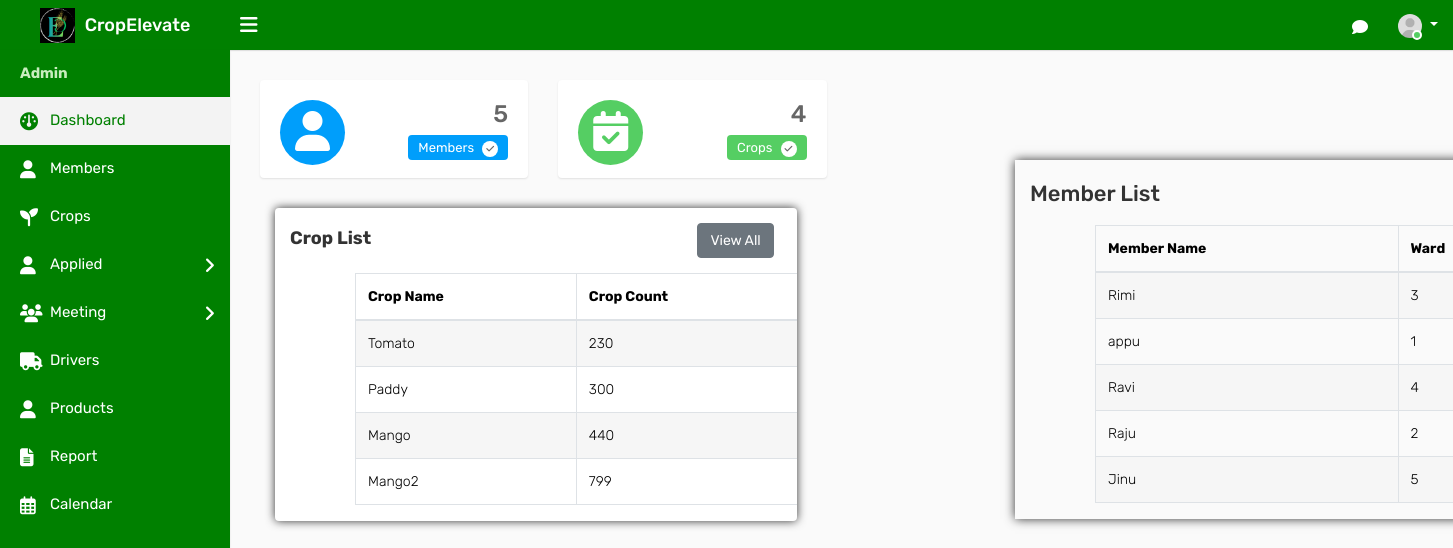
/adindex, run on an earlier commit of the app's database.
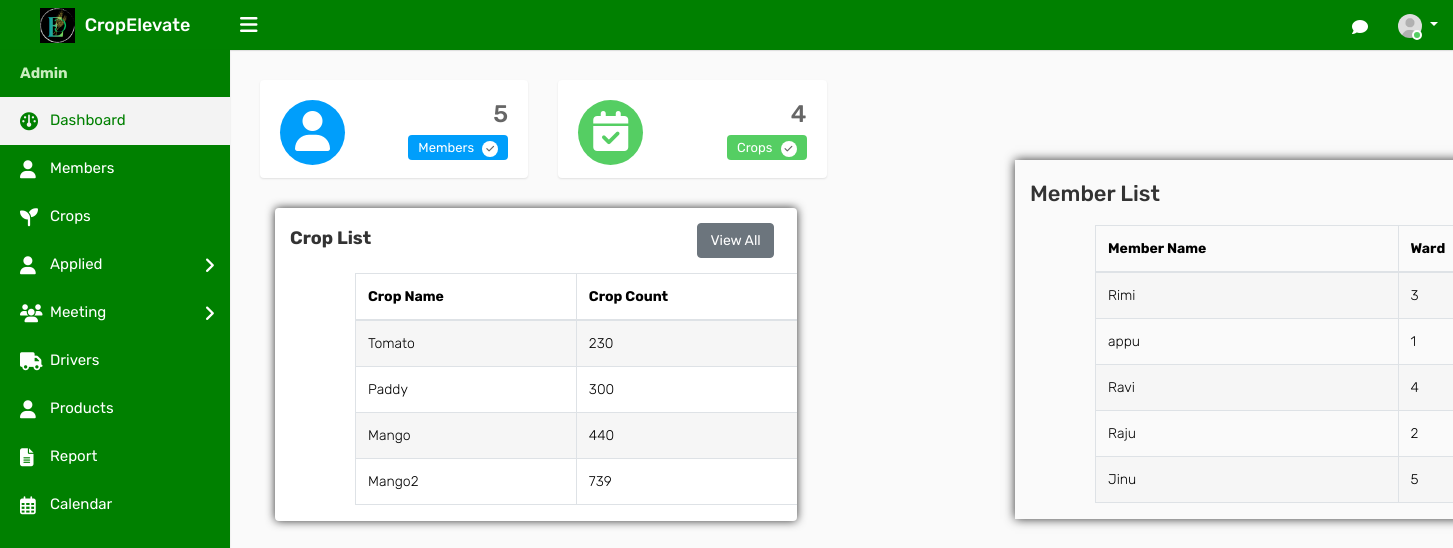
And on a later commit of the database.
### ceapp/models.py (models this page shows)
class Crop(models.Model):
    Namec = models.CharField(max_length=100)
    des = models.TextField()
    start_date = models.DateField(null=True, blank=True)
    end_date = models.DateField(null=True, blank=True)
    count = models.PositiveIntegerField(default=0)
    crop_photo = models.ImageField(upload_to='crop_photos/', blank=True, null=True)
    is_active = models.BooleanField(default=True)
    created_at = models.DateTimeField(auto_now_add=True)
    current = models.BooleanField(default=False)

### ceapp/views.py (the view)
# urls.py: path('adindex',views.adindex,name='adindex'),
def adindex(request):
    me = Member.objects.all()
    me_count = me.count()
    c=Crop.objects.all()
    c_count=c.count()
    crops = Crop.objects.all()
    approval = ApplyCrop.objects.all()
    approval_count = approval.count()
    context = {'me': me, 'me_count': me_count,'c':c, 'c_count':c_count,'crops': crops ,'approval':approval,'approval_count':approval_count}
    return render(request, 'admintemp/adindex.html', context)

### templates/admintemp/adindex.html (shortened to what the changed rows need)
{% load static %}
<!DOCTYPE html>
<html lang="en">
<head>
    <link rel="stylesheet" type="text/css" href="{% static 'assets/css/bootstrap.min.css' %}">
    <link rel="stylesheet" type="text/css" href="{% static 'assets/css/font-awesome.min.css' %}">
    <link rel="stylesheet" type="text/css" href="{% static 'assets/css/style.css' %}">
    <link rel="stylesheet" href="https://cdnjs.cloudflare.com/ajax/libs/font-awesome/6.2.0/css/all.min.css">
</head>
<body>
    <div class="main-wrapper">
        <div class="page-wrapper">
            <div class="content">
                    <div class="col-12 col-md-6 col-lg-8 col-xl-8">
                        <div class="card">
                            <div class="table-responsive ml-auto">
                                <table class="table table-bordered table-striped">
                                    <thead>
                                        <tr>
                                            <th>Crop Name</th>
                                            <th>Crop Count</th>
                                        </tr>
                                    </thead>
                                    <tbody>
                                        {% for crop in crops %}
                                        <tr>
                                            <td>{{ crop.Namec }}</td>
                                            <td>{{ crop.count }}</td>
                                        </tr>
                                        {% endfor %}
                                    </tbody>
                                </table>
                            </div>
                        </div>
                    </div>
    </div>
</div>
<div class="col-12 col-md-6 col-lg-6 col-xl-6">
    <div class="card2">
        <div class="table-responsive ml-auto">
            <table class="table table-bordered table-striped">
                <thead>
                    <tr>
                        <th>Member Name</th>
                        <th>Ward</th>
                    </tr>
                </thead>
            </table>
        </div>
    </div>
    </div>
</div>
</body>
</html>

What changed in the data, as far as the page shows it:
changed Crop "Mango2": count "799" → "739"
